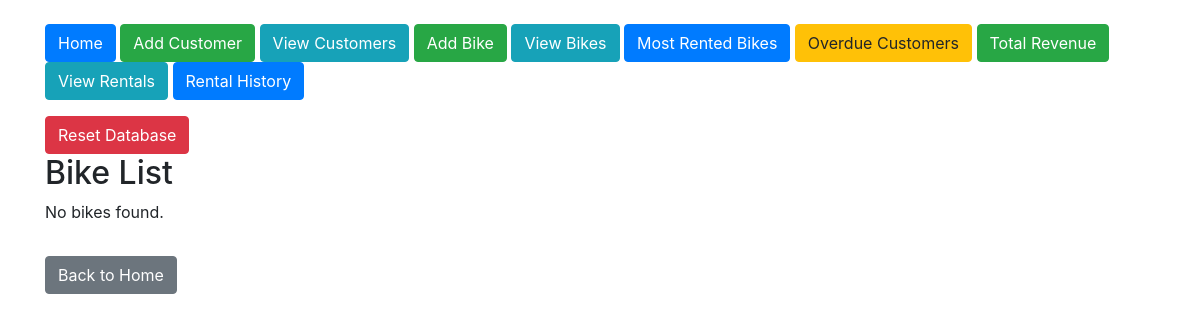
The app's page /view_bikes, older data.
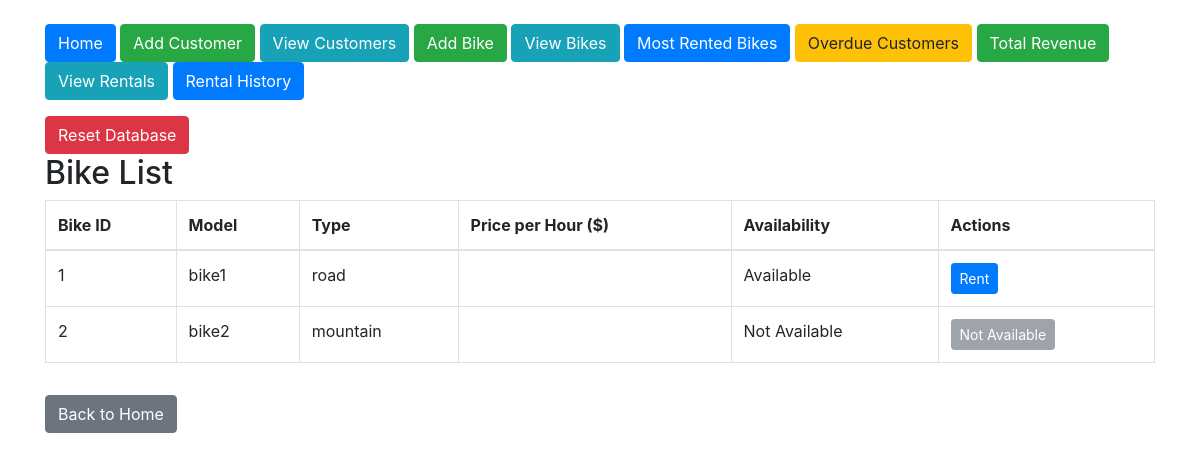
The same page, newer data.
### tables this page shows
CREATE TABLE Bikes (
        bike_id INTEGER PRIMARY KEY AUTOINCREMENT,
        model TEXT NOT NULL,
        type TEXT NOT NULL CHECK (type IN ('road', 'mountain', 'hybrid')),
        availability_status BOOLEAN DEFAULT TRUE
    );

### app.py (the view)
@app.route('/view_bikes')
def view_bikes():
    conn = connect_db()
    cursor = conn.cursor()
    cursor.execute("SELECT * FROM Bikes")
    bikes = cursor.fetchall()
    conn.close()
    return render_template('view_bikes.html', bikes=bikes)

### app.py (called while the page is built)
def connect_db():
    conn = sqlite3.connect('bike_rental.db')
    conn.row_factory = sqlite3.Row  # Allows accessing columns by name
    return conn

### templates/view_bikes.html
{% extends "layout.html" %}
{% block content %}
<h2>Bike List</h2>
{% if bikes %}
<table class="table table-bordered">
    <thead>
        <tr>
            <th>Bike ID</th>
            <th>Model</th>
            <th>Type</th>
            <th>Price per Hour ($)</th>
            <th>Availability</th>
            <th>Actions</th>
        </tr>
    </thead>
    <tbody>
        {% for bike in bikes %}
        <tr>
            <td>{{ bike['bike_id'] }}</td>
            <td>{{ bike['model'] }}</td>
            <td>{{ bike['type'] }}</td>
            <td>{{ bike['price_per_hour'] }}</td>
            <td>{{ 'Available' if bike['availability_status'] else 'Not Available' }}</td>
            <td>
                {% if bike['availability_status'] %}
                <a href="{{ url_for('add_rental', bike_id=bike['bike_id']) }}" class="btn btn-primary btn-sm">Rent</a>
                {% else %}
                <button class="btn btn-secondary btn-sm" disabled>Not Available</button>
                {% endif %}
            </td>
        </tr>
        {% endfor %}
    </tbody>
</table>
{% else %}
<p>No bikes found.</p>
{% endif %}
<a href="{{ url_for('index') }}" class="btn btn-secondary mt-3">Back to Home</a>
{% endblock %}

Row changes from the older to the newer data that the page shows:
added Bikes: bike_id "1", model "bike1", type "road", availability_status "Available"
added Bikes: bike_id "2", model "bike2", type "mountain", availability_status "Not Available"
Text that changed along with them:
text no longer shown: "No bikes found."
text now shown: "Bike ID Model Type Price per Hour ($) Availability Actions"
